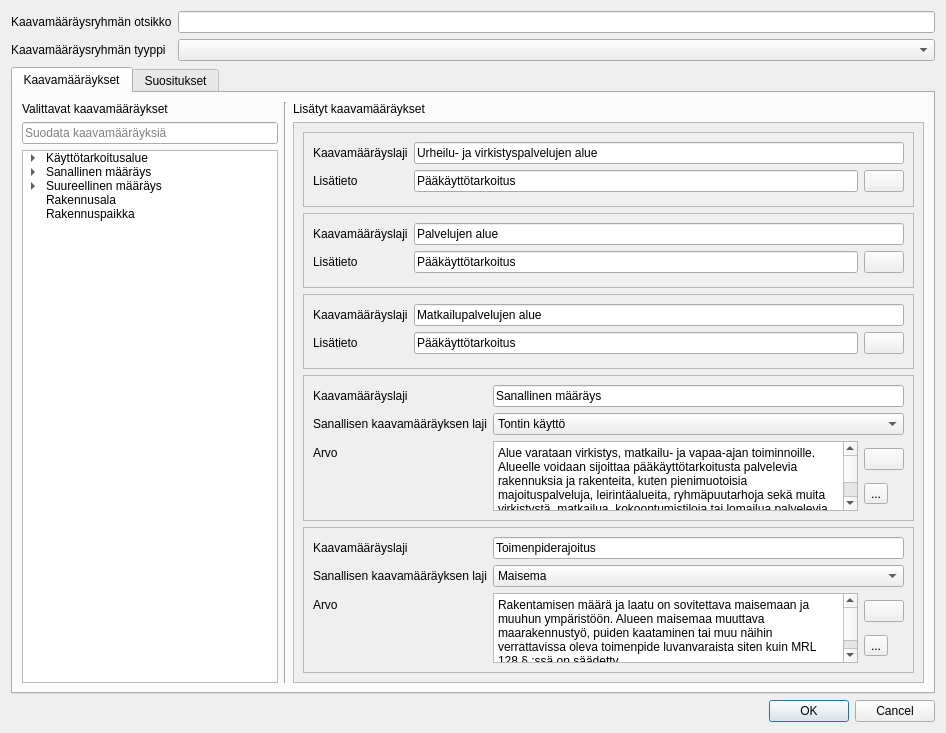
<?xml version="1.0" encoding="UTF-8"?>
<ui version="4.0">
 <class>Form</class>
 <widget class="QWidget" name="Form">
  <property name="geometry">
   <rect>
    <x>0</x>
    <y>0</y>
    <width>946</width>
    <height>733</height>
   </rect>
  </property>
  <property name="sizePolicy">
   <sizepolicy hsizetype="Expanding" vsizetype="Preferred">
    <horstretch>0</horstretch>
    <verstretch>0</verstretch>
   </sizepolicy>
  </property>
  <property name="windowTitle">
   <string>Lisää kaavamääräysryhmä</string>
  </property>
  <layout class="QVBoxLayout" name="verticalLayout_4">
   <item>
    <layout class="QFormLayout" name="formLayout">
     <item row="0" column="0">
      <widget class="QLabel" name="label_2">
       <property name="text">
        <string>Kaavamääräysryhmän otsikko</string>
       </property>
      </widget>
     </item>
     <item row="0" column="1">
      <widget class="QLineEdit" name="lineEdit"/>
     </item>
     <item row="1" column="0">
      <widget class="QLabel" name="label">
       <property name="text">
        <string>Kaavamääräysryhmän tyyppi</string>
       </property>
      </widget>
     </item>
     <item row="1" column="1">
      <widget class="QComboBox" name="comboBox"/>
     </item>
    </layout>
   </item>
   <item>
    <widget class="QTabWidget" name="tabWidget">
     <property name="currentIndex">
      <number>0</number>
     </property>
     <widget class="QWidget" name="tab">
      <attribute name="title">
       <string>Kaavamääräykset</string>
      </attribute>
      <layout class="QHBoxLayout" name="horizontalLayout">
       <item>
        <layout class="QVBoxLayout" name="verticalLayout_2">
         <item>
          <widget class="QLabel" name="label_4">
           <property name="sizePolicy">
            <sizepolicy hsizetype="Maximum" vsizetype="Maximum">
             <horstretch>0</horstretch>
             <verstretch>0</verstretch>
            </sizepolicy>
           </property>
           <property name="text">
            <string>Valittavat kaavamääräykset</string>
           </property>
          </widget>
         </item>
         <item>
          <widget class="QgsFilterLineEdit" name="mLineEdit">
           <property name="sizePolicy">
            <sizepolicy hsizetype="Preferred" vsizetype="Fixed">
             <horstretch>0</horstretch>
             <verstretch>0</verstretch>
            </sizepolicy>
           </property>
           <property name="placeholderText">
            <string>Suodata kaavamääräyksiä</string>
           </property>
           <property name="clearButtonEnabled">
            <bool>true</bool>
           </property>
           <property name="showSearchIcon">
            <bool>true</bool>
           </property>
           <property name="qgisRelation" stdset="0">
            <string notr="true"/>
           </property>
          </widget>
         </item>
         <item>
          <widget class="QTreeWidget" name="treeWidget">
           <property name="sizePolicy">
            <sizepolicy hsizetype="Maximum" vsizetype="Expanding">
             <horstretch>0</horstretch>
             <verstretch>0</verstretch>
            </sizepolicy>
           </property>
           <attribute name="headerVisible">
            <bool>false</bool>
           </attribute>
           <column>
            <property name="text">
             <string>1</string>
            </property>
           </column>
           <item>
            <property name="text">
             <string>Käyttötarkoitusalue</string>
            </property>
            <item>
             <property name="text">
              <string>Asumisen alue</string>
             </property>
            </item>
            <item>
             <property name="text">
              <string>Liikerakennusten alue</string>
             </property>
            </item>
            <item>
             <property name="text">
              <string>Toimitilojen alue</string>
             </property>
            </item>
            <item>
             <property name="text">
              <string>Vapaa-ajan asumisen alue</string>
             </property>
            </item>
            <item>
             <property name="text">
              <string>Urheilu- ja virkistyspalvelujen alue</string>
             </property>
            </item>
           </item>
           <item>
            <property name="text">
             <string>Sanallinen määräys</string>
            </property>
            <item>
             <property name="text">
              <string>Sanallinen määräys</string>
             </property>
            </item>
            <item>
             <property name="text">
              <string>Suunnittelumääräys</string>
             </property>
            </item>
            <item>
             <property name="text">
              <string>Toimenpiderajoitus</string>
             </property>
            </item>
           </item>
           <item>
            <property name="text">
             <string>Suureellinen määräys</string>
            </property>
            <item>
             <property name="text">
              <string>Autopaikkojen määrä asuntoja kohden</string>
             </property>
            </item>
            <item>
             <property name="text">
              <string>Korttelin numero</string>
             </property>
            </item>
           </item>
           <item>
            <property name="text">
             <string>Rakennusala</string>
            </property>
           </item>
           <item>
            <property name="text">
             <string>Rakennuspaikka</string>
            </property>
           </item>
          </widget>
         </item>
        </layout>
       </item>
       <item>
        <widget class="Line" name="line">
         <property name="orientation">
          <enum>Qt::Vertical</enum>
         </property>
        </widget>
       </item>
       <item>
        <layout class="QVBoxLayout" name="verticalLayout">
         <item>
          <layout class="QVBoxLayout" name="verticalLayout_3">
           <item>
            <widget class="QLabel" name="label_3">
             <property name="text">
              <string>Lisätyt kaavamääräykset</string>
             </property>
            </widget>
           </item>
           <item>
            <widget class="QScrollArea" name="scrollArea">
             <property name="widgetResizable">
              <bool>true</bool>
             </property>
             <widget class="QWidget" name="scrollAreaWidgetContents">
              <property name="geometry">
               <rect>
                <x>0</x>
                <y>0</y>
                <width>613</width>
                <height>584</height>
               </rect>
              </property>
              <layout class="QVBoxLayout" name="verticalLayout_5">
               <item>
                <widget class="QFrame" name="frame">
                 <property name="frameShape">
                  <enum>QFrame::StyledPanel</enum>
                 </property>
                 <property name="frameShadow">
                  <enum>QFrame::Raised</enum>
                 </property>
                 <layout class="QFormLayout" name="formLayout_2">
                  <item row="0" column="0">
                   <widget class="QLabel" name="label_5">
                    <property name="text">
                     <string>Kaavamääräyslaji</string>
                    </property>
                   </widget>
                  </item>
                  <item row="0" column="1">
                   <widget class="QLineEdit" name="lineEdit_2">
                    <property name="text">
                     <string>Urheilu- ja virkistyspalvelujen alue</string>
                    </property>
                   </widget>
                  </item>
                  <item row="1" column="0">
                   <widget class="QLabel" name="label_6">
                    <property name="text">
                     <string>Lisätieto</string>
                    </property>
                   </widget>
                  </item>
                  <item row="1" column="1">
                   <layout class="QHBoxLayout" name="horizontalLayout_4">
                    <item>
                     <widget class="QLineEdit" name="lineEdit_11">
                      <property name="text">
                       <string>Pääkäyttötarkoitus</string>
                      </property>
                     </widget>
                    </item>
                    <item>
                     <widget class="QPushButton" name="pushButton_3">
                      <property name="text">
                       <string/>
                      </property>
                      <property name="icon">
                       <iconset>
                        <normaloff>arho_feature_template/resources/icons/settings.svg</normaloff>arho_feature_template/resources/icons/settings.svg</iconset>
                      </property>
                     </widget>
                    </item>
                   </layout>
                  </item>
                 </layout>
                </widget>
               </item>
               <item>
                <widget class="QFrame" name="frame_2">
                 <property name="frameShape">
                  <enum>QFrame::StyledPanel</enum>
                 </property>
                 <property name="frameShadow">
                  <enum>QFrame::Raised</enum>
                 </property>
                 <layout class="QFormLayout" name="formLayout_3">
                  <item row="0" column="0">
                   <widget class="QLabel" name="label_7">
                    <property name="text">
                     <string>Kaavamääräyslaji</string>
                    </property>
                   </widget>
                  </item>
                  <item row="0" column="1">
                   <widget class="QLineEdit" name="lineEdit_4">
                    <property name="text">
                     <string>Palvelujen alue</string>
                    </property>
                   </widget>
                  </item>
                  <item row="1" column="0">
                   <widget class="QLabel" name="label_11">
                    <property name="text">
                     <string>Lisätieto</string>
                    </property>
                   </widget>
                  </item>
                  <item row="1" column="1">
                   <layout class="QHBoxLayout" name="horizontalLayout_3">
                    <item>
                     <widget class="QLineEdit" name="lineEdit_10">
                      <property name="text">
                       <string>Pääkäyttötarkoitus</string>
                      </property>
                     </widget>
                    </item>
                    <item>
                     <widget class="QPushButton" name="pushButton_2">
                      <property name="text">
                       <string/>
                      </property>
                      <property name="icon">
                       <iconset>
                        <normaloff>arho_feature_template/resources/icons/settings.svg</normaloff>arho_feature_template/resources/icons/settings.svg</iconset>
                      </property>
                     </widget>
                    </item>
                   </layout>
                  </item>
                 </layout>
                </widget>
               </item>
               <item>
                <widget class="QFrame" name="frame_4">
                 <property name="frameShape">
                  <enum>QFrame::StyledPanel</enum>
                 </property>
                 <property name="frameShadow">
                  <enum>QFrame::Raised</enum>
                 </property>
                 <layout class="QFormLayout" name="formLayout_5">
                  <item row="0" column="0">
                   <widget class="QLabel" name="label_12">
                    <property name="text">
                     <string>Kaavamääräyslaji</string>
                    </property>
                   </widget>
                  </item>
                  <item row="0" column="1">
                   <widget class="QLineEdit" name="lineEdit_7">
                    <property name="text">
                     <string>Matkailupalvelujen alue</string>
                    </property>
                   </widget>
                  </item>
                  <item row="1" column="0">
                   <widget class="QLabel" name="label_13">
                    <property name="text">
                     <string>Lisätieto</string>
                    </property>
                   </widget>
                  </item>
                  <item row="1" column="1">
                   <layout class="QHBoxLayout" name="horizontalLayout_2">
                    <item>
                     <widget class="QLineEdit" name="lineEdit_8">
                      <property name="text">
                       <string>Pääkäyttötarkoitus</string>
                      </property>
                     </widget>
                    </item>
                    <item>
                     <widget class="QPushButton" name="pushButton">
                      <property name="text">
                       <string/>
                      </property>
                      <property name="icon">
                       <iconset>
                        <normaloff>arho_feature_template/resources/icons/settings.svg</normaloff>arho_feature_template/resources/icons/settings.svg</iconset>
                      </property>
                     </widget>
                    </item>
                   </layout>
                  </item>
                 </layout>
                </widget>
               </item>
               <item>
                <widget class="QFrame" name="frame_5">
                 <property name="frameShape">
                  <enum>QFrame::StyledPanel</enum>
                 </property>
                 <property name="frameShadow">
                  <enum>QFrame::Raised</enum>
                 </property>
                 <layout class="QFormLayout" name="formLayout_6">
                  <item row="0" column="0">
                   <widget class="QLabel" name="label_14">
                    <property name="text">
                     <string>Kaavamääräyslaji</string>
                    </property>
                   </widget>
                  </item>
                  <item row="0" column="1">
                   <widget class="QLineEdit" name="lineEdit_9">
                    <property name="text">
                     <string>Sanallinen määräys</string>
                    </property>
                   </widget>
                  </item>
                  <item row="1" column="0">
                   <widget class="QLabel" name="label_15">
                    <property name="text">
                     <string>Sanallisen kaavamääräyksen laji</string>
                    </property>
                   </widget>
                  </item>
                  <item row="1" column="1">
                   <widget class="QComboBox" name="comboBox_3">
                    <item>
                     <property name="text">
                      <string>Tontin käyttö</string>
                     </property>
                    </item>
                   </widget>
                  </item>
                  <item row="2" column="0">
                   <widget class="QLabel" name="label_16">
                    <property name="text">
                     <string>Arvo</string>
                    </property>
                   </widget>
                  </item>
                  <item row="2" column="1">
                   <layout class="QHBoxLayout" name="horizontalLayout_6">
                    <item>
                     <widget class="QPlainTextEdit" name="plainTextEdit_3">
                      <property name="sizePolicy">
                       <sizepolicy hsizetype="MinimumExpanding" vsizetype="Preferred">
                        <horstretch>0</horstretch>
                        <verstretch>0</verstretch>
                       </sizepolicy>
                      </property>
                      <property name="plainText">
                       <string>Alue varataan virkistys, matkailu- ja vapaa-ajan toiminnoille. Alueelle voidaan sijoittaa pääkäyttötarkoitusta palvelevia rakennuksia ja rakenteita, kuten pienimuotoisia majoituspalveluja, leirintäalueita, ryhmäpuutarhoja sekä muita virkistystä, matkailua, kokoontumistiloja tai lomailua palvelevia toimintoja ja elinkeinoja.</string>
                      </property>
                     </widget>
                    </item>
                    <item>
                     <layout class="QVBoxLayout" name="verticalLayout_7">
                      <item>
                       <widget class="QPushButton" name="pushButton_5">
                        <property name="sizePolicy">
                         <sizepolicy hsizetype="Fixed" vsizetype="Fixed">
                          <horstretch>0</horstretch>
                          <verstretch>0</verstretch>
                         </sizepolicy>
                        </property>
                        <property name="text">
                         <string/>
                        </property>
                        <property name="icon">
                         <iconset>
                          <normaloff>arho_feature_template/resources/icons/settings.svg</normaloff>arho_feature_template/resources/icons/settings.svg</iconset>
                        </property>
                       </widget>
                      </item>
                      <item>
                       <widget class="QToolButton" name="toolButton">
                        <property name="text">
                         <string>...</string>
                        </property>
                       </widget>
                      </item>
                     </layout>
                    </item>
                   </layout>
                  </item>
                 </layout>
                </widget>
               </item>
               <item>
                <widget class="QFrame" name="frame_3">
                 <property name="frameShape">
                  <enum>QFrame::StyledPanel</enum>
                 </property>
                 <property name="frameShadow">
                  <enum>QFrame::Raised</enum>
                 </property>
                 <layout class="QFormLayout" name="formLayout_4">
                  <item row="0" column="0">
                   <widget class="QLabel" name="label_8">
                    <property name="text">
                     <string>Kaavamääräyslaji</string>
                    </property>
                   </widget>
                  </item>
                  <item row="0" column="1">
                   <widget class="QLineEdit" name="lineEdit_6">
                    <property name="text">
                     <string>Toimenpiderajoitus</string>
                    </property>
                   </widget>
                  </item>
                  <item row="1" column="0">
                   <widget class="QLabel" name="label_9">
                    <property name="text">
                     <string>Sanallisen kaavamääräyksen laji</string>
                    </property>
                   </widget>
                  </item>
                  <item row="1" column="1">
                   <widget class="QComboBox" name="comboBox_2">
                    <item>
                     <property name="text">
                      <string>Maisema</string>
                     </property>
                    </item>
                   </widget>
                  </item>
                  <item row="2" column="0">
                   <widget class="QLabel" name="label_10">
                    <property name="text">
                     <string>Arvo</string>
                    </property>
                   </widget>
                  </item>
                  <item row="2" column="1">
                   <layout class="QHBoxLayout" name="horizontalLayout_7">
                    <item>
                     <widget class="QPlainTextEdit" name="plainTextEdit_4">
                      <property name="sizePolicy">
                       <sizepolicy hsizetype="MinimumExpanding" vsizetype="Preferred">
                        <horstretch>0</horstretch>
                        <verstretch>0</verstretch>
                       </sizepolicy>
                      </property>
                      <property name="plainText">
                       <string>Rakentamisen määrä ja laatu on sovitettava maisemaan ja muuhun ympäristöön. Alueen maisemaa muuttava maarakennustyö, puiden kaataminen tai muu näihin verrattavissa oleva toimenpide luvanvaraista siten kuin MRL 128 § ̵:ssä on säädetty.</string>
                      </property>
                     </widget>
                    </item>
                    <item>
                     <layout class="QVBoxLayout" name="verticalLayout_8">
                      <item>
                       <widget class="QPushButton" name="pushButton_6">
                        <property name="sizePolicy">
                         <sizepolicy hsizetype="Fixed" vsizetype="Fixed">
                          <horstretch>0</horstretch>
                          <verstretch>0</verstretch>
                         </sizepolicy>
                        </property>
                        <property name="text">
                         <string/>
                        </property>
                        <property name="icon">
                         <iconset>
                          <normaloff>arho_feature_template/resources/icons/settings.svg</normaloff>arho_feature_template/resources/icons/settings.svg</iconset>
                        </property>
                       </widget>
                      </item>
                      <item>
                       <widget class="QToolButton" name="toolButton_2">
                        <property name="text">
                         <string>...</string>
                        </property>
                       </widget>
                      </item>
                     </layout>
                    </item>
                   </layout>
                  </item>
                 </layout>
                </widget>
               </item>
              </layout>
             </widget>
            </widget>
           </item>
          </layout>
         </item>
        </layout>
       </item>
      </layout>
     </widget>
     <widget class="QWidget" name="tab_2">
      <attribute name="title">
       <string>Suositukset</string>
      </attribute>
     </widget>
    </widget>
   </item>
   <item>
    <widget class="QDialogButtonBox" name="buttonBox_2">
     <property name="standardButtons">
      <set>QDialogButtonBox::Cancel|QDialogButtonBox::Ok</set>
     </property>
    </widget>
   </item>
  </layout>
 </widget>
 <customwidgets>
  <customwidget>
   <class>QgsFilterLineEdit</class>
   <extends>QLineEdit</extends>
   <header>qgsfilterlineedit.h</header>
  </customwidget>
 </customwidgets>
 <resources/>
 <connections/>
</ui>
